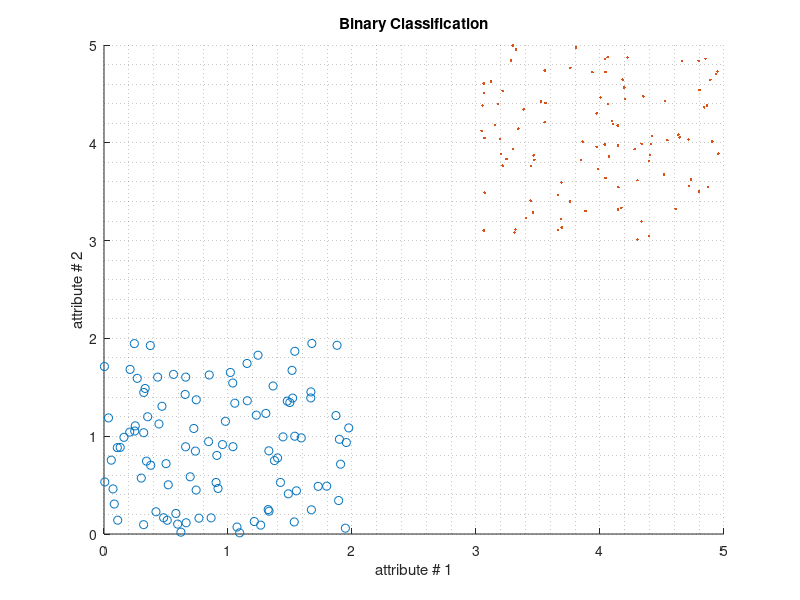

Here is the MATLAB script that generated this plot: (Note: this script raises an error after producing the figure.)
clear;
clc;
close all;

load('data.mat');
rho=0.01;
w_init1=[1,1,-0.5]';
w_init2=[1,1,0.5]';

figure(1)
scatter(classes(1,1:100),classes(2,1:100),'or')
hold on
scatter(classes(1,101:200),classes(2,101:200),'.')
grid minor
title('Binary Classification')
xlabel('attribute # 1')
ylabel('attribute # 2')


wfinal1=Perceptron(classes,class_labels,w_init1,rho);
wfinal2=Perceptron(classes,class_labels,w_init2,rho);
disp("Final Vector for w_init1 is :")
disp(wfinal1)
disp("Final Vector for w_init2 is :")
disp(wfinal2)

classes=classes';
line(classes(:,1), -wfinal1(1)/wfinal1(2)*classes(:,1) - wfinal1(3)/wfinal1(2),"Color","Red");
line(classes(:,1), -wfinal2(1)/wfinal2(2)*classes(:,1) - wfinal2(3)/wfinal2(2),"Color","Blue");

legend('Class A','Class B','final1-classification-boundary' ,'final2-classification-boundary')
